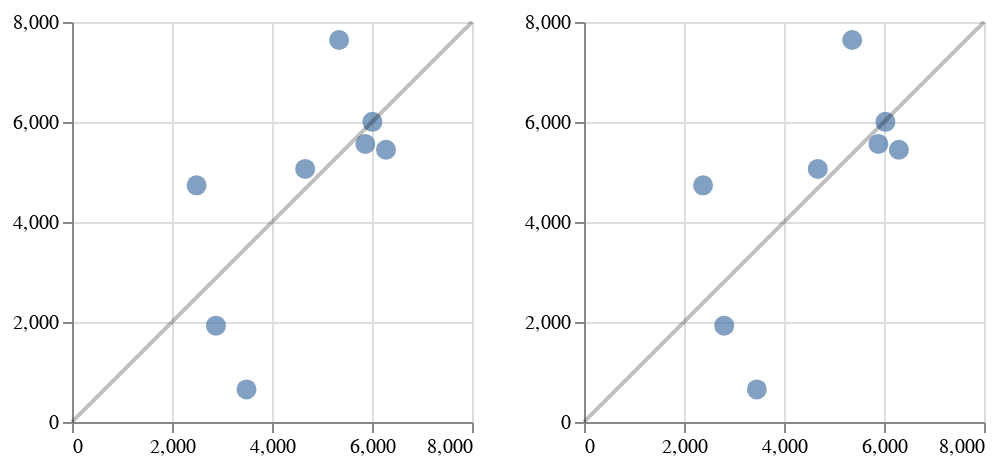

The code cell stored with this chart in its notebook:
### Markdown cell above
#### Model 1 SSY

### Code cell
model_1_data_normalized = model_data.copy()

popt_powerlaw, pcov_powerlaw = scipy.optimize.curve_fit(
    model_1_powerlaw, 
    model_1_data_normalized['Drainage area (square km)'].to_list(),
    model_1_data_normalized['Sediment Yield (ton/km²/yr)'].to_list()
)

popt_linear, pcov_linear = scipy.optimize.curve_fit(
    model_1_linear, 
    model_1_data_normalized['Drainage area (square km)'].to_list(),
    model_1_data_normalized['Sediment Yield (ton/km²/yr)'].to_list()
)

model_1_data_normalized['Power law predicted sediment yield (ton/km²/yr)'] = model_1_data_normalized.apply(
    lambda row: model_1_powerlaw(row['Drainage area (square km)'], popt_powerlaw[0], popt_powerlaw[1]),
    axis=1
)

model_1_data_normalized['Linear predicted sediment yield (ton/km²/yr)'] = model_1_data_normalized.apply(
    lambda row: model_1_linear(row['Drainage area (square km)'], popt_linear[0], popt_linear[1]),
    axis=1
)

parameters_dict_powerlaw_normalized[1] = popt_powerlaw
parameters_dict_linear_normalized[1] = popt_linear

model_1_plot_linear_normalized = r2_plot(model_1_data_normalized, 'Linear predicted sediment yield (ton/km²/yr)', 'Sediment Yield (ton/km²/yr)', limit=8000)
model_1_plot_powerlaw_normalized = r2_plot(model_1_data_normalized, 'Power law predicted sediment yield (ton/km²/yr)', 'Sediment Yield (ton/km²/yr)', limit=8000)

model_1_plot_linear_normalized | model_1_plot_powerlaw_normalized

### Figure 1 — Vega-Lite specification as saved in the notebook (floating-point values rounded to 4 significant figures)
{"config": {"view": {"continuousWidth": 400, "continuousHeight": 300}}, "hconcat": [{"layer": [{"data": {"name": "data-a21fce4040142af5ebe8b224dcd16599"}, "mark": {"type": "circle", "size": 100}, "encoding": {"x": {"field": "Linear predicted sediment yield (ton/km²/yr)", "title": "", "type": "quantitative"}, "y": {"field": "Sediment Yield (ton/km²/yr)", "title": "", "type": "quantitative"}}}, {"data": {"name": "data-805f1a8b261254a62b61fa82d5cfc28b"}, "mark": {"type": "line", "color": "black", "opacity": 0.25}, "encoding": {"x": {"field": "x", "scale": {"domain": [0, 8000]}, "type": "quantitative"}, "y": {"field": "y", "scale": {"domain": [0, 8000]}, "type": "quantitative"}}}], "height": 200, "width": 200}, {"layer": [{"data": {"name": "data-a21fce4040142af5ebe8b224dcd16599"}, "mark": {"type": "circle", "size": 100}, "encoding": {"x": {"field": "Power law predicted sediment yield (ton/km²/yr)", "title": "", "type": "quantitative"}, "y": {"field": "Sediment Yield (ton/km²/yr)", "title": "", "type": "quantitative"}}}, {"data": {"name": "data-805f1a8b261254a62b61fa82d5cfc28b"}, "mark": {"type": "line", "color": "black", "opacity": 0.25}, "encoding": {"x": {"field": "x", "scale": {"domain": [0, 8000]}, "type": "quantitative"}, "y": {"field": "y", "scale": {"domain": [0, 8000]}, "type": "quantitative"}}}], "height": 200, "width": 200}], "$schema": "https://vega.github.io/schema/vega-lite/v4.17.0.json", "datasets": {"data-a21fce4040142af5ebe8b224dcd16599": [{"Valley Name": "Park", "Drainage area (square km)": 9.948, "Channel slope": 0.09576, "Hillslope domain slope": 0.5518, "Glacial retreat area (km²)": 0.39, "glacial area 1977/79": 3.298, "Nonigneous fraction": 0.6989, "Sediment Yield (ton/yr)": 50360.0, "Sediment Yield (ton/km²/yr)": 5062.0, "Upper CI sediment yield": 42960.0, "Lower CI sediment yield": 57760.0, "Upper CI sediment yield normalized": 4318.0, "Lower CI sediment yield normalized": 5806.0, "glacial retreat relative": 0.1183, "Channel slope (degrees)": 5.47, "Hillslope domain slope (degrees)": 28.89, "Power law predicted sediment yield (ton/km²/yr)": 4676.0, "Linear predicted sediment yield (ton/km²/yr)": 4664.0}, {"Valley Name": "Rainbow", "Drainage area (square km)": 12.86, "Channel slope": 0.08801, "Hillslope domain slope": 0.5901, "Glacial retreat area (km²)": 0.687, "glacial area 1977/79": 2.699, "Nonigneous fraction": 0.9792, "Sediment Yield (ton/yr)": 71480.0, "Sediment Yield (ton/km²/yr)": 5560.0, "Upper CI sediment yield": 60930.0, "Lower CI sediment yield": 82030.0, "Upper CI sediment yield normalized": 4739.0, "Lower CI sediment yield normalized": 6380.0, "glacial retreat relative": 0.2545, "Channel slope (degrees)": 5.03, "Hillslope domain slope (degrees)": 30.54, "Power law predicted sediment yield (ton/km²/yr)": 5888.0, "Linear predicted sediment yield (ton/km²/yr)": 5867.0}, {"Valley Name": "Boulder", "Drainage area (square km)": 5.634, "Channel slope": 0.1906, "Hillslope domain slope": 0.4583, "Glacial retreat area (km²)": 0.802, "glacial area 1977/79": 6.441, "Nonigneous fraction": 0.3234, "Sediment Yield (ton/yr)": 10850.0, "Sediment Yield (ton/km²/yr)": 1926.0, "Upper CI sediment yield": -6742.0, "Lower CI sediment yield": 28450.0, "Upper CI sediment yield normalized": -1197.0, "Lower CI sediment yield normalized": 5049.0, "glacial retreat relative": 0.1245, "Channel slope (degrees)": 10.79, "Hillslope domain slope (degrees)": 24.62, "Power law predicted sediment yield (ton/km²/yr)": 2804.0, "Linear predicted sediment yield (ton/km²/yr)": 2879.0}, {"Valley Name": "Thunder", "Drainage area (square km)": 7.111, "Channel slope": 0.2053, "Hillslope domain slope": 0.4172, "Glacial retreat area (km²)": 0.18, "glacial area 1977/79": 0.97, "Nonigneous fraction": 0.2687, "Sediment Yield (ton/yr)": 4639.0, "Sediment Yield (ton/km²/yr)": 652.4, "Upper CI sediment yield": -8915.0, "Lower CI sediment yield": 18190.0, "Upper CI sediment yield normalized": -1254.0, "Lower CI sediment yield normalized": 2558.0, "glacial retreat relative": 0.1856, "Channel slope (degrees)": 11.6, "Hillslope domain slope (degrees)": 22.65, "Power law predicted sediment yield (ton/km²/yr)": 3457.0, "Linear predicted sediment yield (ton/km²/yr)": 3490.0}, {"Valley Name": "Easton", "Drainage area (square km)": 4.699, "Channel slope": 0.1731, "Hillslope domain slope": 0.4725, "Glacial retreat area (km²)": 0.185, "glacial area 1977/79": 2.897, "Nonigneous fraction": 1.0, "Sediment Yield (ton/yr)": 22240.0, "Sediment Yield (ton/km²/yr)": 4733.0, "Upper CI sediment yield": 16170.0, "Lower CI sediment yield": 28310.0, "Upper CI sediment yield normalized": 3442.0, "Lower CI sediment yield normalized": 6025.0, "glacial retreat relative": 0.06386, "Channel slope (degrees)": 9.818, "Hillslope domain slope (degrees)": 25.29, "Power law predicted sediment yield (ton/km²/yr)": 2382.0, "Linear predicted sediment yield (ton/km²/yr)": 2492.0}, {"Valley Name": "Deming", "Drainage area (square km)": 11.59, "Channel slope": 0.1191, "Hillslope domain slope": 0.7239, "Glacial retreat area (km²)": 0.369, "glacial area 1977/79": 5.126, "Nonigneous fraction": 1.0, "Sediment Yield (ton/yr)": 88540.0, "Sediment Yield (ton/km²/yr)": 7640.0, "Upper CI sediment yield": 79990.0, "Lower CI sediment yield": 97090.0, "Upper CI sediment yield normalized": 6902.0, "Lower CI sediment yield normalized": 8377.0, "glacial retreat relative": 0.07199, "Channel slope (degrees)": 6.792, "Hillslope domain slope (degrees)": 35.9, "Power law predicted sediment yield (ton/km²/yr)": 5364.0, "Linear predicted sediment yield (ton/km²/yr)": 5343.0}, {"Valley Name": "Coleman", "Drainage area (square km)": 13.85, "Channel slope": 0.1266, "Hillslope domain slope": 0.5992, "Glacial retreat area (km²)": 0.658, "glacial area 1977/79": 10.92, "Nonigneous fraction": 0.7786, "Sediment Yield (ton/yr)": 75450.0, "Sediment Yield (ton/km²/yr)": 5446.0, "Upper CI sediment yield": 68310.0, "Lower CI sediment yield": 82590.0, "Upper CI sediment yield normalized": 4931.0, "Lower CI sediment yield normalized": 5961.0, "glacial retreat relative": 0.06028, "Channel slope (degrees)": 7.217, "Hillslope domain slope (degrees)": 30.93, "Power law predicted sediment yield (ton/km²/yr)": 6298.0, "Linear predicted sediment yield (ton/km²/yr)": 6280.0}, {"Valley Name": "Mazama", "Drainage area (square km)": 13.2, "Channel slope": 0.1344, "Hillslope domain slope": 0.8494, "Glacial retreat area (km²)": 0.563, "glacial area 1977/79": 5.583, "Nonigneous fraction": 0.8858, "Sediment Yield (ton/yr)": 79210.0, "Sediment Yield (ton/km²/yr)": 6003.0, "Upper CI sediment yield": 59230.0, "Lower CI sediment yield": 99200.0, "Upper CI sediment yield normalized": 4488.0, "Lower CI sediment yield normalized": 7517.0, "glacial retreat relative": 0.1008, "Channel slope (degrees)": 7.657, "Hillslope domain slope (degrees)": 40.35, "Power law predicted sediment yield (ton/km²/yr)": 6028.0, "Linear predicted sediment yield (ton/km²/yr)": 6008.0}], "data-805f1a8b261254a62b61fa82d5cfc28b": [{"x": 0.0, "y": 0.0}, {"x": 80.81, "y": 80.81}, {"x": 161.6, "y": 161.6}, {"x": 242.4, "y": 242.4}, {"x": 323.2, "y": 323.2}, {"x": 404.0, "y": 404.0}, {"x": 484.8, "y": 484.8}, {"x": 565.7, "y": 565.7}, {"x": 646.5, "y": 646.5}, {"x": 727.3, "y": 727.3}, {"x": 808.1, "y": 808.1}, {"x": 888.9, "y": 888.9}, {"x": 969.7, "y": 969.7}, {"x": 1051.0, "y": 1051.0}, {"x": 1131.0, "y": 1131.0}, {"x": 1212.0, "y": 1212.0}, {"x": 1293.0, "y": 1293.0}, {"x": 1374.0, "y": 1374.0}, {"x": 1455.0, "y": 1455.0}, {"x": 1535.0, "y": 1535.0}, {"x": 1616.0, "y": 1616.0}, {"x": 1697.0, "y": 1697.0}, {"x": 1778.0, "y": 1778.0}, {"x": 1859.0, "y": 1859.0}, {"x": 1939.0, "y": 1939.0}, {"x": 2020.0, "y": 2020.0}, {"x": 2101.0, "y": 2101.0}, {"x": 2182.0, "y": 2182.0}, {"x": 2263.0, "y": 2263.0}, {"x": 2343.0, "y": 2343.0}, {"x": 2424.0, "y": 2424.0}, {"x": 2505.0, "y": 2505.0}, {"x": 2586.0, "y": 2586.0}, {"x": 2667.0, "y": 2667.0}, {"x": 2747.0, "y": 2747.0}, {"x": 2828.0, "y": 2828.0}, {"x": 2909.0, "y": 2909.0}, {"x": 2990.0, "y": 2990.0}, {"x": 3071.0, "y": 3071.0}, {"x": 3152.0, "y": 3152.0}, {"x": 3232.0, "y": 3232.0}, {"x": 3313.0, "y": 3313.0}, {"x": 3394.0, "y": 3394.0}, {"x": 3475.0, "y": 3475.0}, {"x": 3556.0, "y": 3556.0}, {"x": 3636.0, "y": 3636.0}, {"x": 3717.0, "y": 3717.0}, {"x": 3798.0, "y": 3798.0}, {"x": 3879.0, "y": 3879.0}, {"x": 3960.0, "y": 3960.0}, {"x": 4040.0, "y": 4040.0}, {"x": 4121.0, "y": 4121.0}, {"x": 4202.0, "y": 4202.0}, {"x": 4283.0, "y": 4283.0}, {"x": 4364.0, "y": 4364.0}, {"x": 4444.0, "y": 4444.0}, {"x": 4525.0, "y": 4525.0}, {"x": 4606.0, "y": 4606.0}, {"x": 4687.0, "y": 4687.0}, {"x": 4768.0, "y": 4768.0}, {"x": 4848.0, "y": 4848.0}, {"x": 4929.0, "y": 4929.0}, {"x": 5010.0, "y": 5010.0}, {"x": 5091.0, "y": 5091.0}, {"x": 5172.0, "y": 5172.0}, {"x": 5253.0, "y": 5253.0}, {"x": 5333.0, "y": 5333.0}, {"x": 5414.0, "y": 5414.0}, {"x": 5495.0, "y": 5495.0}, {"x": 5576.0, "y": 5576.0}, {"x": 5657.0, "y": 5657.0}, {"x": 5737.0, "y": 5737.0}, {"x": 5818.0, "y": 5818.0}, {"x": 5899.0, "y": 5899.0}, {"x": 5980.0, "y": 5980.0}, {"x": 6061.0, "y": 6061.0}, {"x": 6141.0, "y": 6141.0}, {"x": 6222.0, "y": 6222.0}, {"x": 6303.0, "y": 6303.0}, {"x": 6384.0, "y": 6384.0}, {"x": 6465.0, "y": 6465.0}, {"x": 6545.0, "y": 6545.0}, {"x": 6626.0, "y": 6626.0}, {"x": 6707.0, "y": 6707.0}, {"x": 6788.0, "y": 6788.0}, {"x": 6869.0, "y": 6869.0}, {"x": 6949.0, "y": 6949.0}, {"x": 7030.0, "y": 7030.0}, {"x": 7111.0, "y": 7111.0}, {"x": 7192.0, "y": 7192.0}, {"x": 7273.0, "y": 7273.0}, {"x": 7354.0, "y": 7354.0}, {"x": 7434.0, "y": 7434.0}, {"x": 7515.0, "y": 7515.0}, {"x": 7596.0, "y": 7596.0}, {"x": 7677.0, "y": 7677.0}, {"x": 7758.0, "y": 7758.0}, {"x": 7838.0, "y": 7838.0}, {"x": 7919.0, "y": 7919.0}, {"x": 8000.0, "y": 8000.0}]}}
